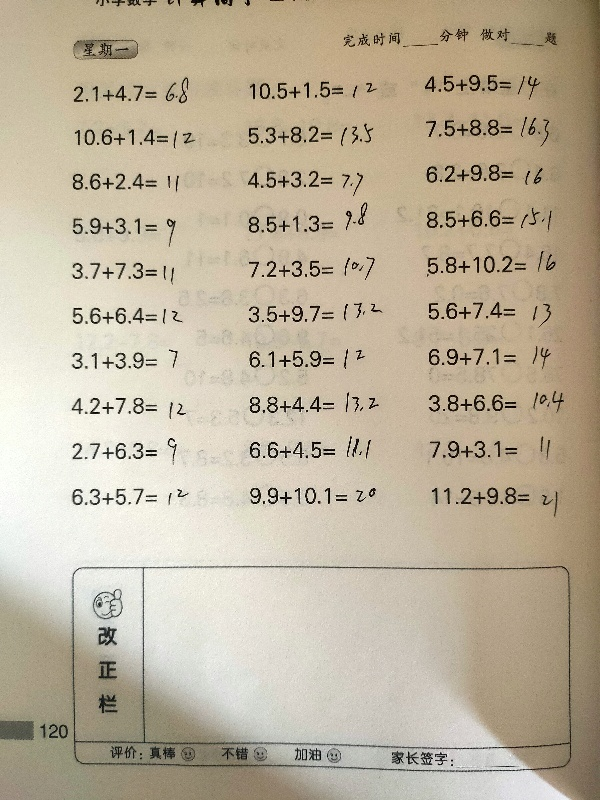
#> input picture 计算机专业课程/人工智能实训/实验2/dataset/images/341.jpg, 600 x 800 px, found by its file name; its folder holds only this picture in this run
$ python noise.py
#> lines starting #> are read from the running program, lines starting #| are printed output that depends on the picture
#> in convert, noise_img is the input picture: shape (800, 600, 3); mean B, G, R 157.7, 179.1, 190.6
import os
import cv2
import numpy as np
import random

def gaussian_noise(img, mean, sigma):
#> called with mean = 0, sigma = 0.24
    img = img / 255 # 将图片灰度标准化
    noise = np.random.normal(mean, sigma, img.shape) # 产生高斯噪声
    gaussian_out = img + noise # 将噪声和图片叠加
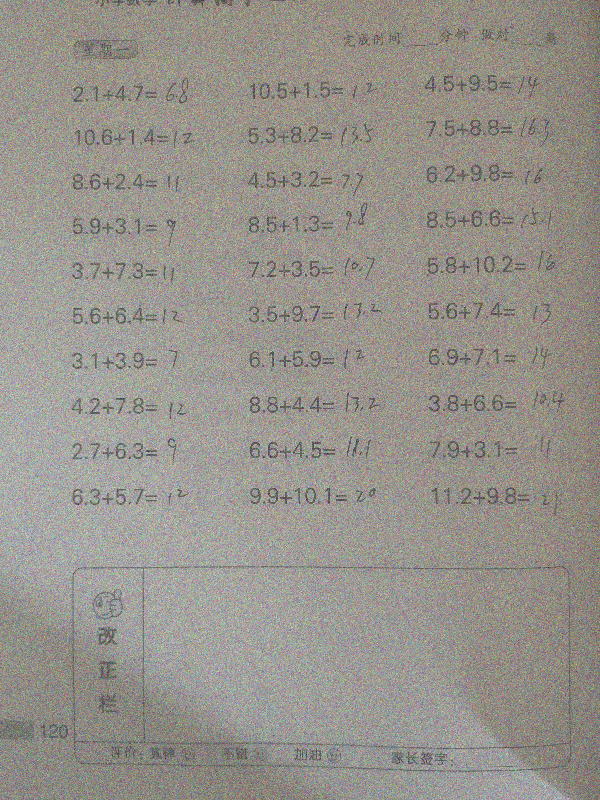
#> gaussian_out: shape (800, 600, 3) float64; mean of channels 0, 1, 2 0.618, 0.703, 0.748; drawn with min black and max white
    gaussian_out = np.clip(gaussian_out, 0, 1) # 将超过 1 的置 1，低于 0 的置 0
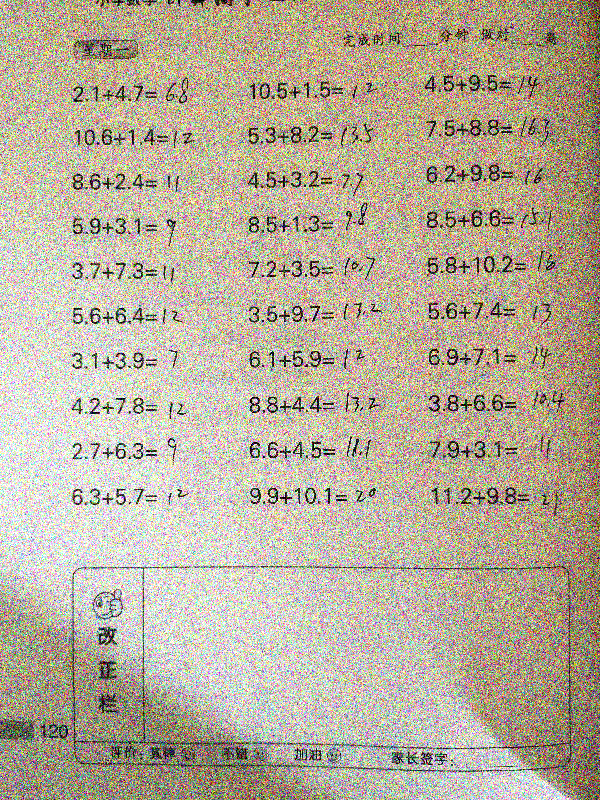
#> gaussian_out: shape (800, 600, 3) float64; mean of channels 0, 1, 2 0.608, 0.684, 0.723; drawn as B, G, R
    gaussian_out = np.uint8(gaussian_out*255) # 将图片灰度范围的恢复为 0-255
    return gaussian_out


def sp_noise(noise_img, proportion):
    height, width = noise_img.shape[0], noise_img.shape[1] # 获取高度宽度像素值
    num = int(height * width * proportion) # 一个准备加入多少噪声小点
    for i in range(num):
        w = random.randint(0, width - 1)
        h = random.randint(0, height - 1)
        if random.randint(0, 1) == 0:
            noise_img[h, w] = 0
        else:
            noise_img[h, w] = 255
    return noise_img


def flip(flip_img):
    op = random.randint(0, 4)
    if op == 0:
        flip_img = cv2.flip(flip_img, 0) # 垂直翻转
    elif op == 1:
        flip_img = cv2.flip(flip_img, -1) # 水平翻转
    return flip_img


def convert(input_dir, output_dir):
    for filename in os.listdir(input_dir):
        path = input_dir + "/" + filename # 获取文件路径
        print("doing... ", path)
        noise_img = cv2.imread(path) # 读取图片
        op = random.randint(0, 4)
        if op == 0:
            img_noise = gaussian_noise(noise_img, 0, 0.24) # 高斯噪声
        elif op == 1:
            img_noise = sp_noise(noise_img,0.1) # 椒盐噪声
        else:
            img_noise = noise_img
        f_and_n_img = flip(img_noise)
        cv2.imwrite(output_dir + '/' + filename, f_and_n_img)


if __name__ == '__main__':
    input_dir = "E:/dataset/split_dataset/fold1/train/images" # 输入数据文件夹
    output_dir = "E:/dataset/split_dataset/train" # 输出数据文件夹
    convert(input_dir, output_dir)

    input_dir = "E:/dataset/split_dataset/fold1/test/images"    # 输入数据文件夹
    output_dir = "E:/dataset/split_dataset/test" # 输出数据文件夹
    convert(input_dir, output_dir)

$ run again, on 计算机专业课程/人工智能实训/实验2/dataset/images/346.jpg
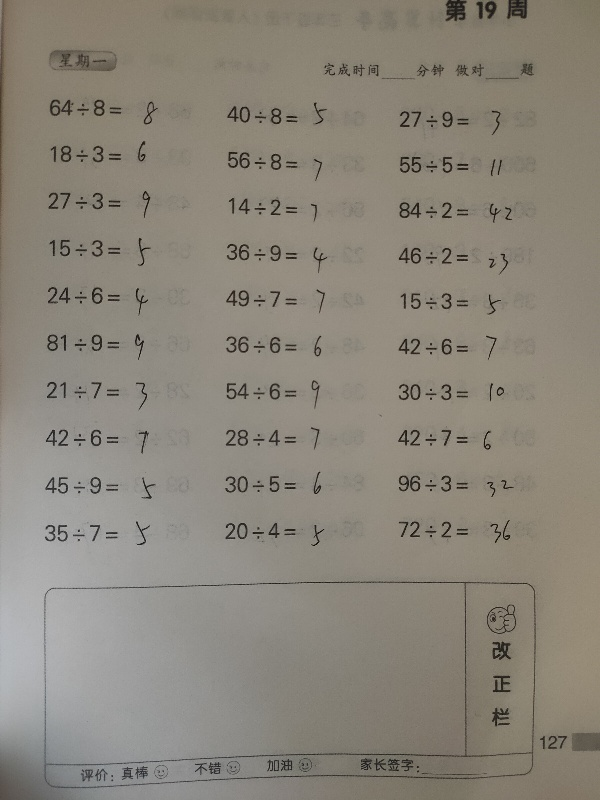
#> input picture 计算机专业课程/人工智能实训/实验2/dataset/images/346.jpg, 600 x 800 px, found by its file name
#> in convert, noise_img is the input picture: shape (800, 600, 3); mean B, G, R 122.7, 133.7, 139.5
#> in gaussian_noise, `gaussian_out = img + noise`:
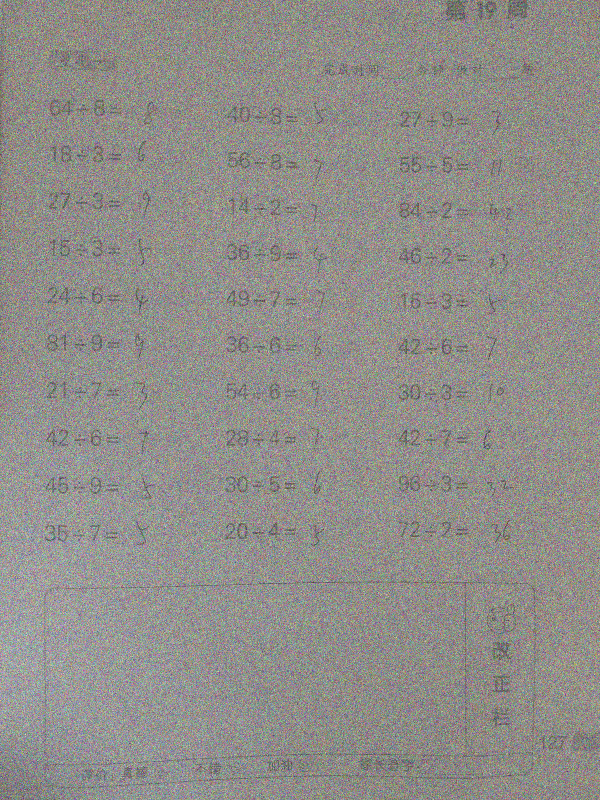
#> gaussian_out: shape (800, 600, 3) float64; mean of channels 0, 1, 2 0.481, 0.525, 0.547; drawn with min black and max white
#> in gaussian_noise, `gaussian_out = np.clip(gaussian_out, 0, 1)`:
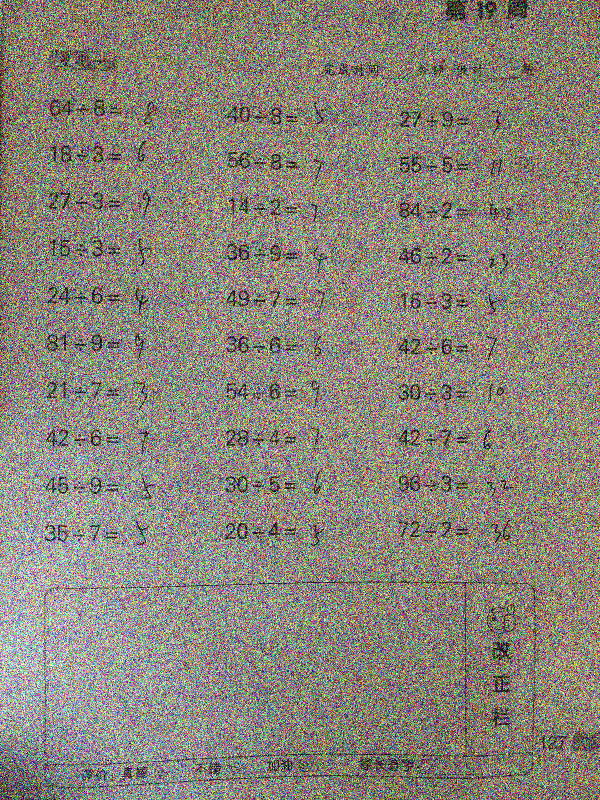
#> gaussian_out: shape (800, 600, 3) float64; mean of channels 0, 1, 2 0.482, 0.524, 0.546; drawn as B, G, R

$ run again, on 计算机专业课程/人工智能实训/实验2/dataset/images/347.jpg
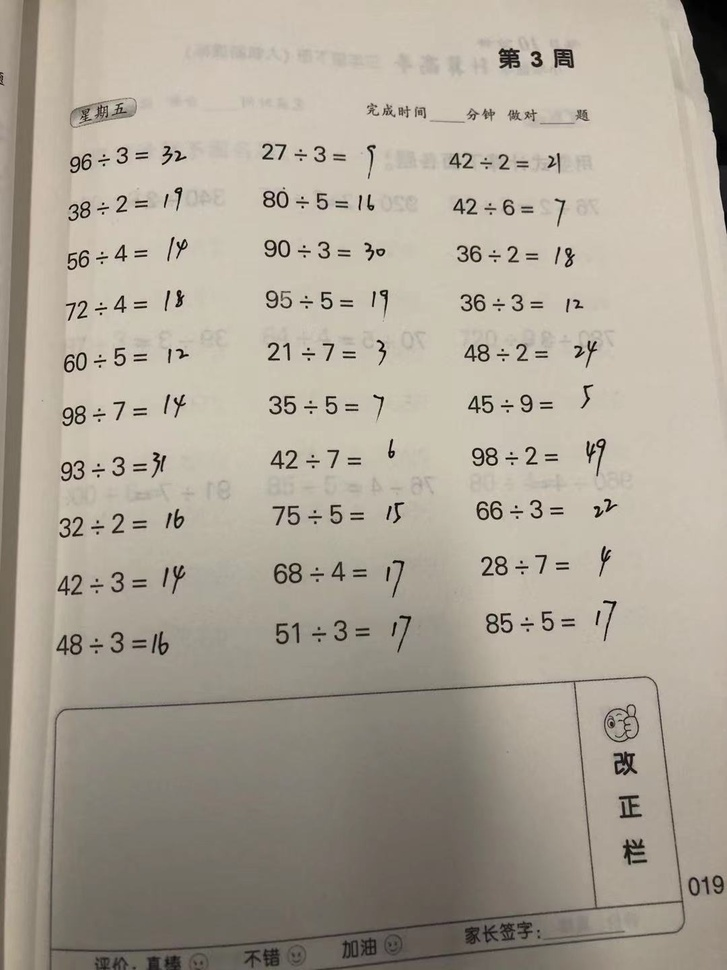
#> input picture 计算机专业课程/人工智能实训/实验2/dataset/images/347.jpg, 727 x 970 px, shrunk from 1080 x 1440 before the run, found by its file name
#> in convert, noise_img is the input picture: shape (970, 727, 3); mean B, G, R 150.2, 163.4, 171.5
#> in gaussian_noise, `gaussian_out = img + noise`:
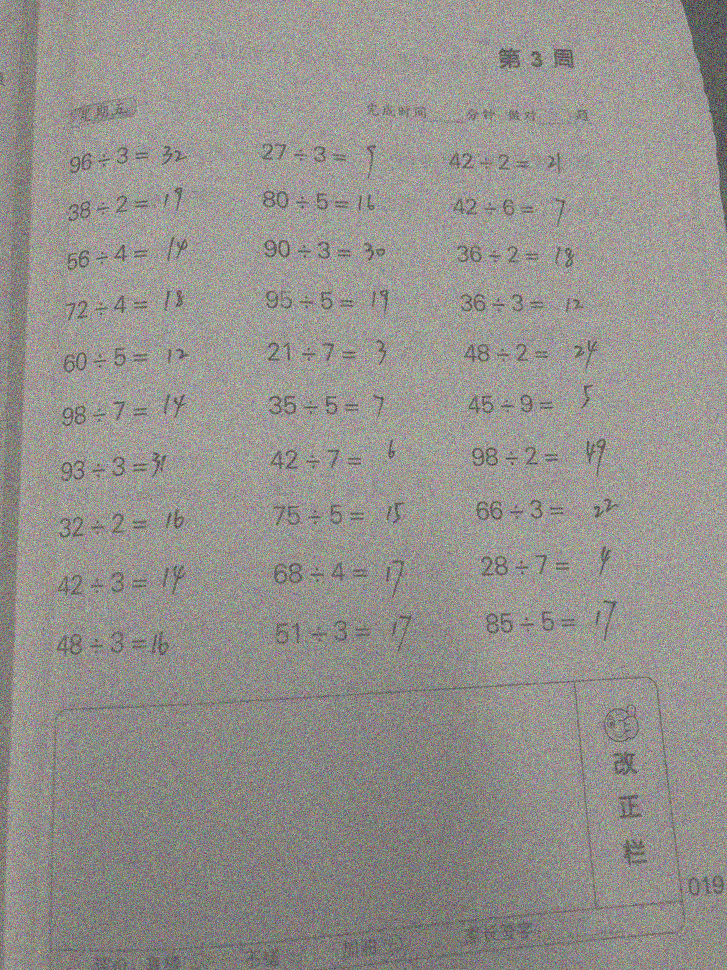
#> gaussian_out: shape (970, 727, 3) float64; mean of channels 0, 1, 2 0.589, 0.641, 0.673; drawn with min black and max white
#> in gaussian_noise, `gaussian_out = np.clip(gaussian_out, 0, 1)`:
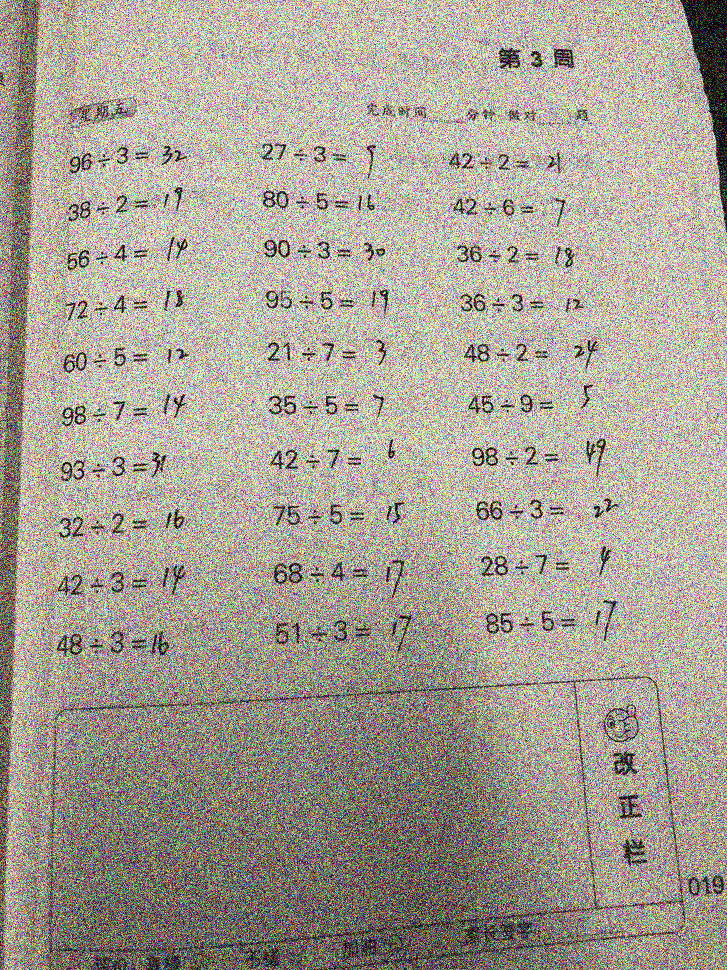
#> gaussian_out: shape (970, 727, 3) float64; mean of channels 0, 1, 2 0.585, 0.632, 0.659; drawn as B, G, R

$ run again, on 计算机专业课程/人工智能实训/实验2/dataset/images/342.jpg
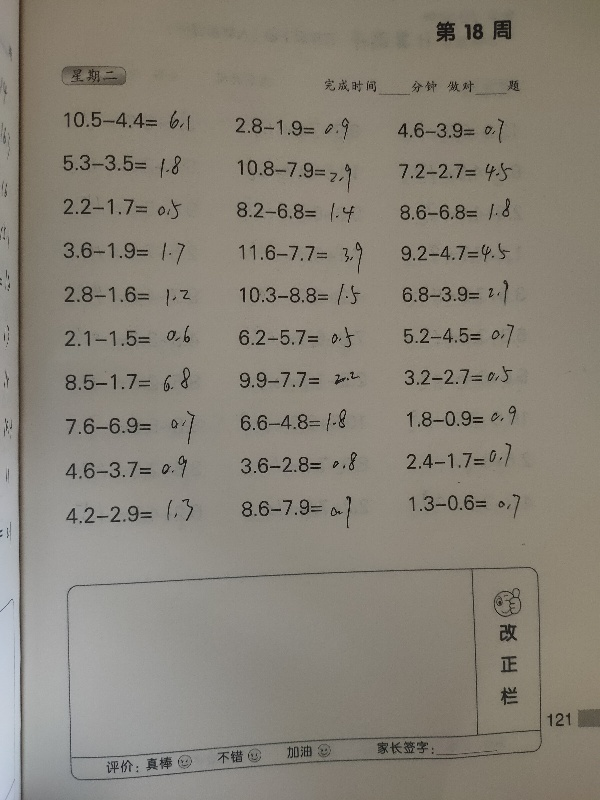
#> input picture 计算机专业课程/人工智能实训/实验2/dataset/images/342.jpg, 600 x 800 px, found by its file name
#> in convert, noise_img is the input picture: shape (800, 600, 3); mean B, G, R 120.1, 131.1, 136.8
#> in gaussian_noise, `gaussian_out = img + noise`:
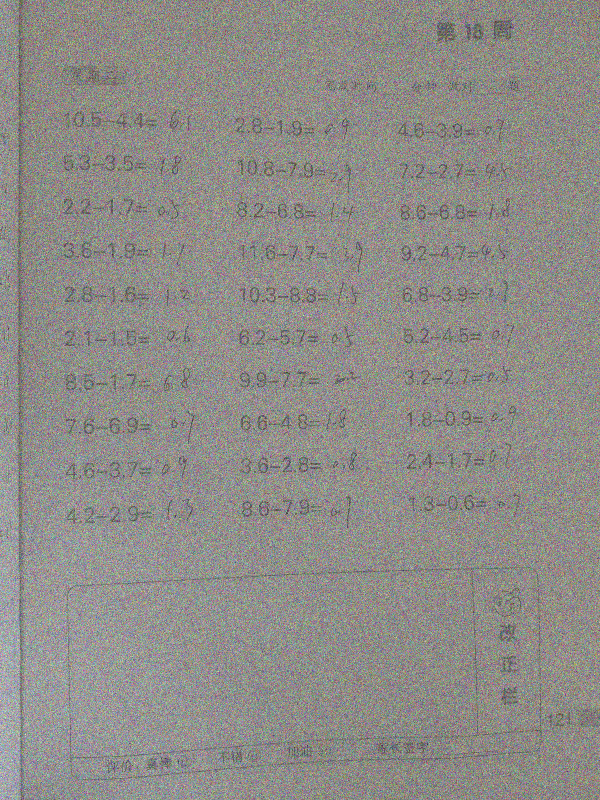
#> gaussian_out: shape (800, 600, 3) float64; mean of channels 0, 1, 2 0.471, 0.515, 0.537; drawn with min black and max white
#> in gaussian_noise, `gaussian_out = np.clip(gaussian_out, 0, 1)`:
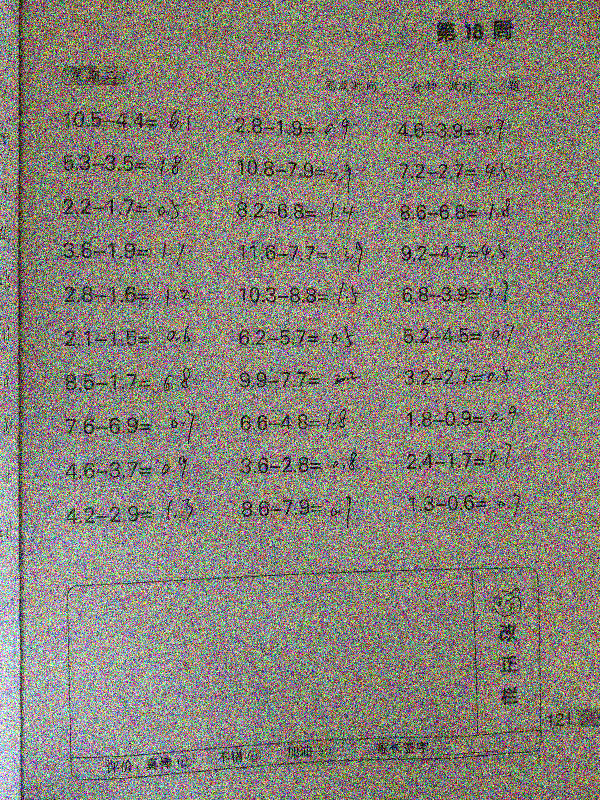
#> gaussian_out: shape (800, 600, 3) float64; mean of channels 0, 1, 2 0.473, 0.515, 0.536; drawn as B, G, R
